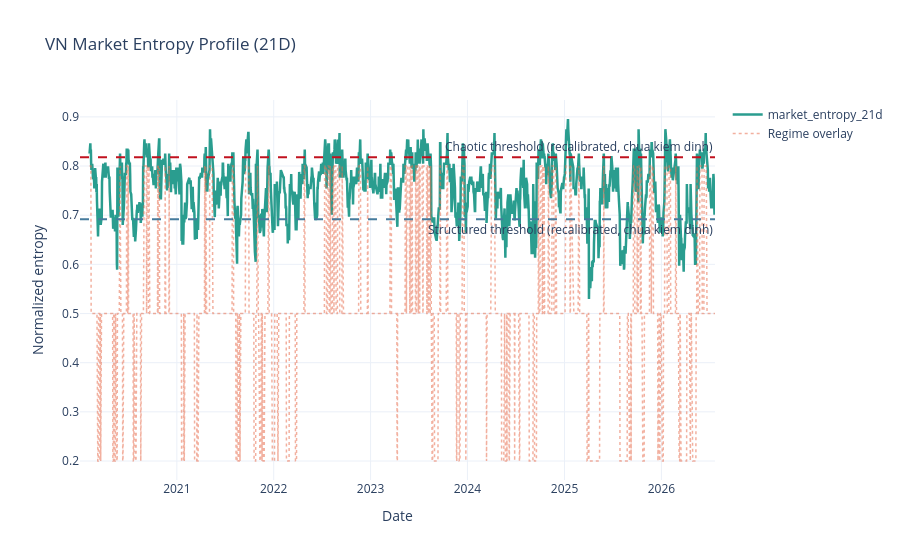

Notebook code cell kept with this figure:
### Code cell
# Cell: Inspect Market Regime Outputs
display(market.tail(20))
latest_market = market.sort_values("date").tail(1)
display(latest_market[[col for col in ["date", "market_regime", "market_entropy_21d", "market_entropy_63d", "market_entropy_regime", "market_entropy_shift", "advance_ratio"] if col in latest_market.columns]])
display(entropy_regime_chart(market, entropy_col="market_entropy_21d", regime_col="market_entropy_regime", title="VN Market Entropy Profile (21D)"))

print(
    "Luu y ve market_entropy_regime (NV3, docs/reports/codebase_audit/MARKET_REGIME_AUDIT.md): "
    "nguong Structured/Chaotic da duoc HIEU CHINH LAI theo phan vi thuc te "
    "(15th/85th percentile cua market_entropy_21d, toan bo lich su that "
    "2020-01 -> 2026-07) thay cho hang so cu 0.35/0.70 khong ro nguon goc "
    "(nguong cu chua bao gio phan loai duoc 'Structured' trong 6.5 nam du "
    "lieu that -- xem src/analytics/entropy.py). Day la mot phep HIEU CHINH "
    "XAC DINH tu phan phoi du lieu, KHONG PHAI kiem dinh kha nang du bao -- "
    "entropy_regime van CHUA duoc test IC/backtest o bat ky dau trong du an. "
    "Khong dung lam tin hieu giao dich cho den khi co prereg rieng."
)

### Figure 1 — Plotly figure (JSON) as saved in the notebook; plotly's stock layout.template omitted (floating-point values rounded to 4 significant figures; data arrays with more than 128 entries replaced by an {"elided": "..."} marker saying what was removed)
{"data": [{"line": {"color": "#2a9d8f", "width": 2.5}, "mode": "lines", "name": "market_entropy_21d", "type": "scatter", "x": {"elided": "1634 str values"}, "y": {"elided": "1634 float values"}}, {"line": {"color": "#e76f51", "dash": "dot", "width": 1.5}, "mode": "lines", "name": "Regime overlay", "opacity": 0.55, "type": "scatter", "x": {"elided": "1634 str values"}, "y": {"elided": "1634 float values"}}], "layout": {"annotations": [{"showarrow": false, "text": "Structured threshold (recalibrated, chua kiem dinh)", "x": 1, "xanchor": "right", "xref": "x domain", "y": 0.692, "yanchor": "top", "yref": "y"}, {"showarrow": false, "text": "Chaotic threshold (recalibrated, chua kiem dinh)", "x": 1, "xanchor": "right", "xref": "x domain", "y": 0.818, "yanchor": "bottom", "yref": "y"}], "shapes": [{"line": {"color": "#457b9d", "dash": "dash"}, "type": "line", "x0": 0, "x1": 1, "xref": "x domain", "y0": 0.692, "y1": 0.692, "yref": "y"}, {"line": {"color": "#c1121f", "dash": "dash"}, "type": "line", "x0": 0, "x1": 1, "xref": "x domain", "y0": 0.818, "y1": 0.818, "yref": "y"}], "title": {"text": "VN Market Entropy Profile (21D)"}, "xaxis": {"title": {"text": "Date"}}, "yaxis": {"title": {"text": "Normalized entropy"}}}}
